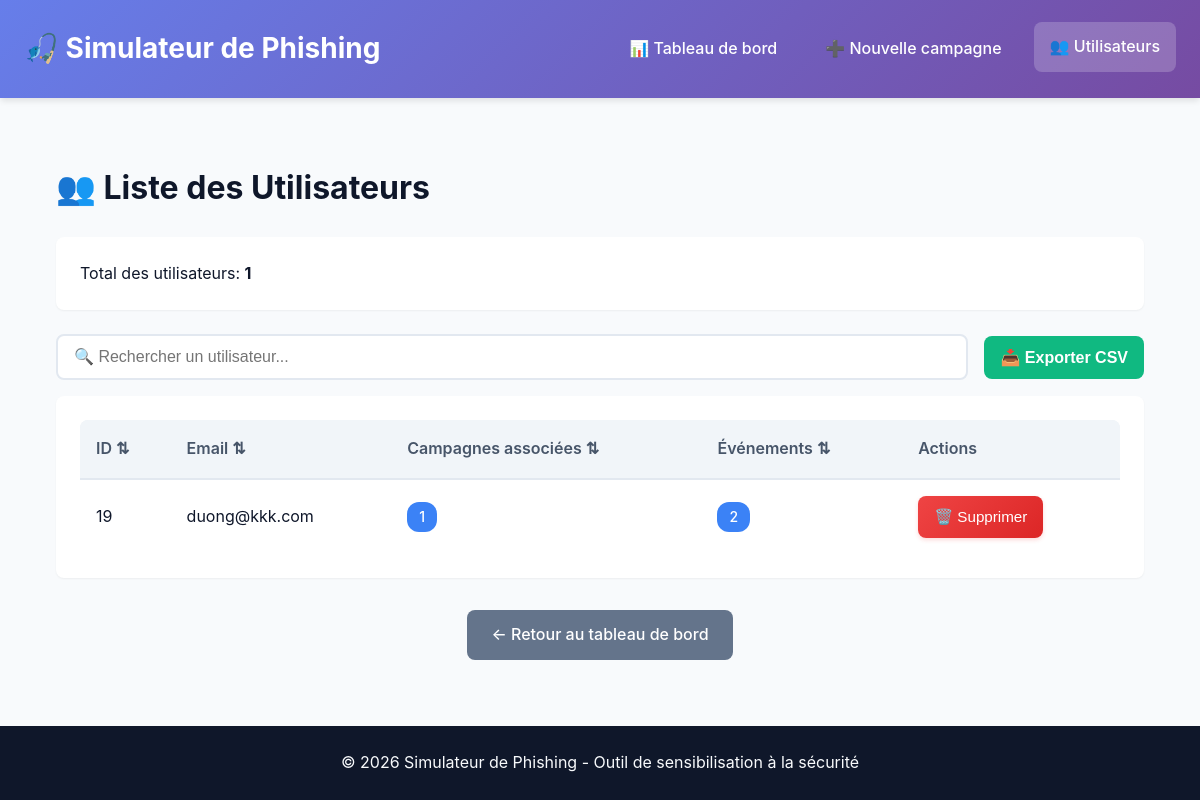
Screenshot of /users with the database file from the repository.
### tables this page shows
CREATE TABLE users (
            user_id INTEGER PRIMARY KEY AUTOINCREMENT,
            user_email TEXT NOT NULL UNIQUE
        );

### routes/user_routes.py (the view)
@user_bp.route("/users")
def list_users():
    try:
        conn = get_connection()
        cursor = conn.cursor()
        cursor.execute("""
            SELECT
                u.user_id,
                u.user_email,
                COUNT(DISTINCT ct.campaign_id) as campaigns_count,
                COUNT(DISTINCT e.id) as events_count
            FROM users u
            LEFT JOIN campaign_targets ct ON u.user_id = ct.user_id
            LEFT JOIN events e ON u.user_id = e.user_id
            GROUP BY u.user_id, u.user_email
            ORDER BY u.user_id
        """)
        users = cursor.fetchall()
        conn.close()
        users_list = []
        for user in users:
            users_list.append({
                'user_id': user[0],
                'user_email': user[1],
                'campaigns_count': user[2],
                'events_count': user[3]
            })
        return render_template("users_list.html", users=users_list)
    except Exception as e:
        print(f"❌ Erreur lors de la récupération des utilisateurs: {e}")
        return f"Erreur: {str(e)}", 500

### database/db.py (called while the page is built)
def get_connection():
    conn = sqlite3.connect(DB_PATH, timeout=30.0, check_same_thread=False)  # Timeout de 30 secondes
    conn.execute("PRAGMA foreign_keys = ON")  # Enable foreign key support
    conn.row_factory = sqlite3.Row  # Enable named column access
    return conn

### templates/users_list.html (shortened to what this page needs)
{% extends "base.html" %}
{% block content %}
<div class="users-list-container">
    <h2>👥 Liste des Utilisateurs</h2>
    <div class="users-info-card">
        <p>Total des utilisateurs: <strong>{{ users|length }}</strong></p>
    </div>
    {% if users %}
    <div class="table-controls">
        <input type="text"
               id="users-search"
               placeholder="🔍 Rechercher un utilisateur..."
               class="search-input">
        <button onclick="exportTableToCSV('users-table', 'utilisateurs_' + new Date().toISOString().split('T')[0] + '.csv')"
                class="btn-export">
            📥 Exporter CSV
        </button>
    </div>
    <div class="users-table-container">
        <table class="users-table" id="users-table">
            <thead>
                <tr>
                    <th onclick="sortTable('users-table', 0, true)" style="cursor: pointer;" title="Cliquer pour trier">ID ⇅</th>
                    <th onclick="sortTable('users-table', 1, true)" style="cursor: pointer;" title="Cliquer pour trier">Email ⇅</th>
                    <th onclick="sortTable('users-table', 2, true)" style="cursor: pointer;" title="Cliquer pour trier">Campagnes associées ⇅</th>
                    <th onclick="sortTable('users-table', 3, true)" style="cursor: pointer;" title="Cliquer pour trier">Événements ⇅</th>
                    <th>Actions</th>
                </tr>
            </thead>
            <tbody>
                {% for user in users %}
                <tr id="user-row-{{ user.user_id }}">
                    <td>{{ user.user_id }}</td>
                    <td>{{ user.user_email }}</td>
                    <td>
                        <span class="badge-count">{{ user.campaigns_count }}</span>
                    </td>
                    <td>
                        <span class="badge-count">{{ user.events_count }}</span>
                    </td>
                    <td>
                        <button onclick="deleteUser('{{ user.user_id }}', '{{ user.user_email }}')"
                                class="btn-delete-user"
                                title="Supprimer cet utilisateur">
                            🗑️ Supprimer
                        </button>
                    </td>
                </tr>
                {% endfor %}
            </tbody>
        </table>
    </div>
    {% else %}
    <div class="empty-state-card">
        <p>🚀 Aucun utilisateur trouvé.</p>
        <p>Les utilisateurs sont créés automatiquement lorsque vous les ajoutez à une campagne.</p>
    </div>
    {% endif %}
    <div class="actions-footer">
        <a href="/dashboard" class="btn-secondary">← Retour au tableau de bord</a>
    </div>
</div>
{% endblock %}

### static/css/style.css (style rules this page uses)
* { margin: 0; padding: 0; box-sizing: border-box; }
:root { --primary-color: #2563eb; --primary-hover: #1d4ed8; --secondary-color: #64748b; --success-color: #10b981; --warning-color: #f59e0b; --danger-color: #ef4444; --info-color: #3b82f6; --bg-primary: #ffffff; --bg-secondary: #f8fafc; --bg-tertiary: #f1f5f9; --text-primary: #0f172a; --text-secondary: #475569; --text-muted: #94a3b8; --border-color: #e2e8f0; --border-radius: 8px; --shadow-sm: 0 1px 2px 0 rgba(0, 0, 0, 0.05); --shadow-md: 0 4px 6px -1px rgba(0, 0, 0, 0.1); --shadow-lg: 0 10px 15px -3px rgba(0, 0, 0, 0.1); --spacing-xs: 0.5rem; --spacing-sm: 0.75rem; --spacing-md: 1rem; --spacing-lg: 1.5rem; --spacing-xl: 2rem; }
body { font-family: -apple-system, BlinkMacSystemFont, 'Segoe UI', 'Roboto', 'Oxygen', 'Ubuntu', 'Cantarell', sans-serif; line-height: 1.6; color: var(--text-primary); background-color: var(--bg-secondary); min-height: 100vh; display: flex; flex-direction: column; }
h2 { font-size: 2rem; font-weight: 700; color: var(--text-primary); margin-bottom: var(--spacing-lg); }
table { width: 100%; border-collapse: collapse; background: white; border-radius: var(--border-radius); overflow: hidden; }
thead { background: var(--bg-tertiary); }
th { padding: var(--spacing-md); text-align: left; font-weight: 600; color: var(--text-primary); border-bottom: 2px solid var(--border-color); }
td { padding: var(--spacing-md); border-bottom: 1px solid var(--border-color); }
tr:last-child td { border-bottom: none; }
button, .btn-primary, .btn-secondary, .btn-primary-large, .btn-small { padding: var(--spacing-sm) var(--spacing-lg); border: none; border-radius: var(--border-radius); font-size: 1rem; font-weight: 500; cursor: pointer; transition: all 0.3s ease; text-decoration: none; display: inline-block; text-align: center; }
.btn-secondary { background-color: var(--secondary-color); color: white; }
.btn-delete-campaign, .btn-delete-user { padding: var(--spacing-sm) var(--spacing-md); font-size: 0.95rem; background: linear-gradient(135deg, #ef4444 0%, #dc2626 100%); color: white; border: none; border-radius: var(--border-radius); cursor: pointer; transition: all 0.3s ease; font-weight: 500; box-shadow: 0 2px 4px rgba(239, 68, 68, 0.2); }
input[type="text"], input[type="email"], input[type="password"], textarea, select, .email-input { width: 100%; padding: var(--spacing-sm) var(--spacing-md); border: 2px solid var(--border-color); border-radius: var(--border-radius); font-size: 1rem; transition: border-color 0.3s ease; }
a { color: var(--primary-color); text-decoration: none; transition: color 0.3s ease; }
.table-controls { display: flex; gap: var(--spacing-md); margin-bottom: var(--spacing-md); align-items: center; flex-wrap: wrap; }
.search-input { flex: 1; min-width: 250px; padding: var(--spacing-sm) var(--spacing-md); border: 2px solid var(--border-color); border-radius: var(--border-radius); font-size: 0.95rem; transition: all 0.3s ease; }
.btn-export { padding: var(--spacing-sm) var(--spacing-md); background-color: var(--success-color); color: white; border: none; border-radius: var(--border-radius); font-weight: 600; cursor: pointer; transition: all 0.3s ease; white-space: nowrap; }
th[onclick] { user-select: none; position: relative; transition: background-color 0.2s ease; }
tbody tr { transition: background-color 0.2s ease; }
.actions-footer { margin-top: var(--spacing-xl); text-align: center; }
.users-list-container { max-width: 1200px; margin: 0 auto; padding: var(--spacing-xl); }
.users-info-card { background-color: var(--bg-primary); border-radius: var(--border-radius); padding: var(--spacing-lg); box-shadow: var(--shadow-sm); margin-bottom: var(--spacing-lg); }
.users-table-container { background-color: var(--bg-primary); border-radius: var(--border-radius); padding: var(--spacing-lg); box-shadow: var(--shadow-sm); overflow-x: auto; }
.users-table { width: 100%; border-collapse: collapse; }
.users-table th { background-color: var(--bg-tertiary); padding: var(--spacing-md); text-align: left; font-weight: 600; color: var(--text-secondary); border-bottom: 2px solid var(--border-color); }
.users-table td { padding: var(--spacing-md); border-bottom: 1px solid var(--border-color); }
.badge-count { display: inline-block; padding: 0.25rem 0.75rem; background-color: var(--info-color); color: white; border-radius: 12px; font-size: 0.875rem; font-weight: 500; }

### rows the page displays
users: user_id "19", user_email "duong@kkk.com", campaigns_count "1", events_count "2"

### other values shown
{{ users|length }} "1"
